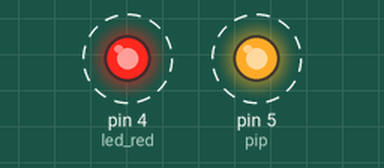
This sketch was run on a simulated Arduino Uno, built with avr-gcc and run on an emulated ATmega328P. Parts: output pins drawn as LEDs (lit = HIGH). Dashed ring = blinking.

Above: at 0.2 s.
Timing chart, 0 to 3.0 s (numbered marks = the images above):
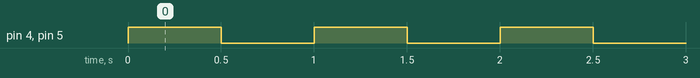

The sketch:

ton_abspielen.ino
```cpp
int pip = 5;
int led_red = 4;

void setup() {
  pinMode(pip, OUTPUT);
  pinMode(led_red, OUTPUT);
}

void loop() {
  digitalWrite(pip, HIGH);
  digitalWrite(led_red, HIGH);
  delay(500);
  digitalWrite(pip, LOW);
  digitalWrite(led_red, LOW);
  delay(500);
}
```

Measured:
- by itself, pin 4 (led_red), pin 5 (pip): alternates HIGH for 0.50 s and LOW for 0.50 s
